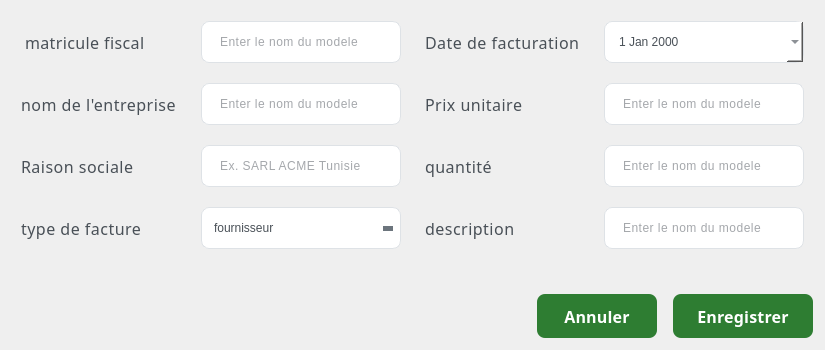
                   <widget class="QWidget" name="addventeContainer_5" native="true">
                    <property name="styleSheet">
                     <string notr="true">QWidget#addEmployeeContainer {
    background-color: #ffffff;
    border: 1px solid #e9ecef;
    border-radius: 8px;
    padding: 20px;
}

QWidget#addEmployeeContainer:hover {
    background-color: #f8f9fa;
}</string>
                    </property>
                    <layout class="QVBoxLayout" name="addEmployeeMainLayout_5">
                     <property name="spacing">
                      <number>24</number>
                     </property>
                     <property name="leftMargin">
                      <number>12</number>
                     </property>
                     <property name="topMargin">
                      <number>12</number>
                     </property>
                     <property name="rightMargin">
                      <number>12</number>
                     </property>
                     <property name="bottomMargin">
                      <number>12</number>
                     </property>
                     <item>
                      <widget class="QWidget" name="formWidget_5" native="true">
                       <layout class="QGridLayout" name="employeeFormLayout_5">
                        <property name="horizontalSpacing">
                         <number>24</number>
                        </property>
                        <property name="verticalSpacing">
                         <number>20</number>
                        </property>
                        <item row="3" column="1">
                         <widget class="QComboBox" name="departmentComboBox_5">
                          <property name="minimumSize">
                           <size>
                            <width>200</width>
                            <height>38</height>
                           </size>
                          </property>
                          <property name="maximumSize">
                           <size>
                            <width>16777215</width>
                            <height>42</height>
                           </size>
                          </property>
                          <property name="styleSheet">
                           <string notr="true">QComboBox {
    padding: 8px 12px;
    border: 1px solid #dee2e6;
    border-radius: 8px;
    background-color: white;
    color: #495057;
    font-weight: 300;
    min-height: 20px;
}

QComboBox:hover {
    border-color: #adb5bd;
}

QComboBox:focus {
    border-color: #007bff;
}

QComboBox::drop-down {
    border: none;
    width: 20px;
}

QComboBox::down-arrow {
    width: 0;
    height: 0;
    border-left: 5px solid transparent;
    border-right: 5px solid transparent;
    border-top: 5px solid #6c757d;
    margin-right: 5px;
}</string>
                          </property>
                          <item>
                           <property name="text">
                            <string>fournisseur</string>
                           </property>
                          </item>
                          <item>
                           <property name="text">
                            <string>client</string>
                           </property>
                          </item>
                         </widget>
                        </item>
                        <item row="1" column="2">
                         <widget class="QLabel" name="priceLabel_5">
                          <property name="minimumSize">
                           <size>
                            <width>100</width>
                            <height>20</height>
                           </size>
                          </property>
                          <property name="font">
                           <font>
                            <family>Poppins</family>
                            <pointsize>12</pointsize>
                            <bold>false</bold>
                           </font>
                          </property>
                          <property name="styleSheet">
                           <string notr="true">QLabel {
    color: #495057;
    font-weight: 400;
    letter-spacing: 0.5px;
}</string>
                          </property>
                          <property name="text">
                           <string>Prix unitaire</string>
                          </property>
                         </widget>
                        </item>
                        <item row="1" column="0">
                         <widget class="QLabel" name="emailLabel_5">
                          <property name="minimumSize">
                           <size>
                            <width>100</width>
                            <height>20</height>
                           </size>
                          </property>
                          <property name="font">
                           <font>
                            <family>Poppins</family>
                            <pointsize>12</pointsize>
                            <bold>false</bold>
                           </font>
                          </property>
                          <property name="styleSheet">
                           <string notr="true">QLabel {
    color: #495057;
    font-weight: 400;
    letter-spacing: 0.5px;
}</string>
                          </property>
                          <property name="text">
                           <string>nom de l'entreprise</string>
                          </property>
                         </widget>
                        </item>
                        <item row="0" column="3">
                         <widget class="QDateEdit" name="startDateEdit_5">
                          <property name="minimumSize">
                           <size>
                            <width>200</width>
                            <height>38</height>
                           </size>
                          </property>
                          <property name="maximumSize">
                           <size>
                            <width>16777215</width>
                            <height>42</height>
                           </size>
                          </property>
                          <property name="styleSheet">
                           <string notr="true">QDateEdit {
    padding: 8px 12px;
    border: 1px solid #dee2e6;
    border-radius: 8px;
    background-color: white;
    color: #495057;
    font-weight: 300;
    min-height: 20px;
}

QDateEdit:hover {
    border-color: #adb5bd;
}

QDateEdit:focus {
    border-color: #007bff;
}</string>
                          </property>
                          <property name="calendarPopup">
                           <bool>true</bool>
                          </property>
                         </widget>
                        </item>
                        <item row="3" column="0">
                         <widget class="QLabel" name="departmentLabel_5">
                          <property name="minimumSize">
                           <size>
                            <width>100</width>
                            <height>20</height>
                           </size>
                          </property>
                          <property name="font">
                           <font>
                            <family>Poppins</family>
                            <pointsize>12</pointsize>
                            <bold>false</bold>
                           </font>
                          </property>
                          <property name="styleSheet">
                           <string notr="true">QLabel {
    color: #495057;
    font-weight: 400;
    letter-spacing: 0.5px;
}</string>
                          </property>
                          <property name="text">
                           <string>type de facture</string>
                          </property>
                         </widget>
                        </item>
                        <item row="0" column="2">
                         <widget class="QLabel" name="startDateLabel_5">
                          <property name="minimumSize">
                           <size>
                            <width>100</width>
                            <height>20</height>
                           </size>
                          </property>
                          <property name="font">
                           <font>
                            <family>Poppins</family>
                            <pointsize>12</pointsize>
                            <bold>false</bold>
                           </font>
                          </property>
                          <property name="styleSheet">
                           <string notr="true">QLabel {
    color: #495057;
    font-weight: 400;
    letter-spacing: 0.5px;
}</string>
                          </property>
                          <property name="text">
                           <string>Date de facturation</string>
                          </property>
                         </widget>
                        </item>
                        <item row="0" column="0">
                         <widget class="QLabel" name="firstNameLabel_5">
                          <property name="minimumSize">
                           <size>
                            <width>100</width>
                            <height>20</height>
                           </size>
                          </property>
                          <property name="font">
                           <font>
                            <family>Poppins</family>
                            <pointsize>12</pointsize>
                            <fontweight>Light</fontweight>
                           </font>
                          </property>
                          <property name="styleSheet">
                           <string notr="true">QLabel {
    color: #495057;
    font-weight: 300;
    font-family: 'Poppins', 'Segoe UI', Arial, sans-serif;
    letter-spacing: 0.4px;
    padding: 4px 0px;
    margin-right: 8px;
}</string>
                          </property>
                          <property name="text">
                           <string>matricule fiscal</string>
                          </property>
                         </widget>
                        </item>
                        <item row="2" column="0">
                         <widget class="QLabel" name="roleLabel_5">
                          <property name="minimumSize">
                           <size>
                            <width>100</width>
                            <height>20</height>
                           </size>
                          </property>
                          <property name="font">
                           <font>
                            <family>Poppins</family>
                            <pointsize>12</pointsize>
                            <bold>false</bold>
                           </font>
                          </property>
                          <property name="styleSheet">
                           <string notr="true">QLabel {
    color: #495057;
    font-weight: 400;
    letter-spacing: 0.5px;
}</string>
                          </property>
                          <property name="text">
                           <string>Raison sociale</string>
                          </property>
                         </widget>
                        </item>
                        <item row="2" column="2">
                         <widget class="QLabel" name="departmentLabel_6">
                          <property name="minimumSize">
                           <size>
                            <width>100</width>
                            <height>20</height>
                           </size>
                          </property>
                          <property name="font">
                           <font>
                            <family>Poppins</family>
                            <pointsize>12</pointsize>
                            <bold>false</bold>
                           </font>
                          </property>
                          <property name="styleSheet">
                           <string notr="true">QLabel {
    color: #495057;
    font-weight: 400;
    letter-spacing: 0.5px;
}</string>
                          </property>
                          <property name="text">
                           <string>quantité</string>
                          </property>
                         </widget>
                        </item>
                        <item row="3" column="2">
                         <widget class="QLabel" name="departmentLabel_7">
                          <property name="minimumSize">
                           <size>
                            <width>100</width>
                            <height>20</height>
                           </size>
                          </property>
                          <property name="font">
                           <font>
                            <family>Poppins</family>
                            <pointsize>12</pointsize>
                            <bold>false</bold>
                           </font>
                          </property>
                          <property name="styleSheet">
                           <string notr="true">QLabel {
    color: #495057;
    font-weight: 400;
    letter-spacing: 0.5px;
}</string>
                          </property>
                          <property name="text">
                           <string>description</string>
                          </property>
                         </widget>
                        </item>
                        <item row="2" column="1">
                         <widget class="QLineEdit" name="emailEdit_7">
                          <property name="minimumSize">
                           <size>
                            <width>200</width>
                            <height>42</height>
                           </size>
                          </property>
                          <property name="maximumSize">
                           <size>
                            <width>16777215</width>
                            <height>42</height>
                           </size>
                          </property>
                          <property name="styleSheet">
                           <string notr="true">QLineEdit {
    padding: 12px 16px;
    border: 1px solid #dee2e6;
    border-radius: 8px;
    background-color: #ffffff;
    color: #495057;
    font-weight: 300;
    letter-spacing: 0.5px;
}

QLineEdit:focus {
    border-color: #007bff;
    outline: none;
}

QLineEdit:hover {
    border-color: #adb5bd;
}</string>
                          </property>
                          <property name="text">
                           <string/>
                          </property>
                          <property name="placeholderText">
                           <string>Ex. SARL ACME Tunisie</string>
                          </property>
                         </widget>
                        </item>
                        <item row="0" column="1">
                         <widget class="QLineEdit" name="emailEdit_13">
                          <property name="minimumSize">
                           <size>
                            <width>200</width>
                            <height>42</height>
                           </size>
                          </property>
                          <property name="maximumSize">
                           <size>
                            <width>16777215</width>
                            <height>42</height>
                           </size>
                          </property>
                          <property name="styleSheet">
                           <string notr="true">QLineEdit {
    padding: 12px 16px;
    border: 1px solid #dee2e6;
    border-radius: 8px;
    background-color: #ffffff;
    color: #495057;
    font-weight: 300;
    letter-spacing: 0.5px;
}

QLineEdit:focus {
    border-color: #007bff;
    outline: none;
}

QLineEdit:hover {
    border-color: #adb5bd;
}</string>
                          </property>
                          <property name="text">
                           <string/>
                          </property>
                          <property name="placeholderText">
                           <string>Enter le nom du modele</string>
                          </property>
                         </widget>
                        </item>
                        <item row="1" column="3">
                         <widget class="QLineEdit" name="emailEdit_10">
                          <property name="minimumSize">
                           <size>
                            <width>200</width>
                            <height>42</height>
                           </size>
                          </property>
                          <property name="maximumSize">
                           <size>
                            <width>16777215</width>
                            <height>42</height>
                           </size>
                          </property>
                          <property name="styleSheet">
                           <string notr="true">QLineEdit {
    padding: 12px 16px;
    border: 1px solid #dee2e6;
    border-radius: 8px;
    background-color: #ffffff;
    color: #495057;
    font-weight: 300;
    letter-spacing: 0.5px;
}

QLineEdit:focus {
    border-color: #007bff;
    outline: none;
}

QLineEdit:hover {
    border-color: #adb5bd;
}</string>
                          </property>
                          <property name="text">
                           <string/>
                          </property>
                          <property name="placeholderText">
                           <string>Enter le nom du modele</string>
                          </property>
                         </widget>
                        </item>
                        <item row="2" column="3">
                         <widget class="QLineEdit" name="emailEdit_9">
                          <property name="minimumSize">
                           <size>
                            <width>200</width>
                            <height>42</height>
                           </size>
                          </property>
                          <property name="maximumSize">
                           <size>
                            <width>16777215</width>
                            <height>42</height>
                           </size>
                          </property>
                          <property name="styleSheet">
                           <string notr="true">QLineEdit {
    padding: 12px 16px;
    border: 1px solid #dee2e6;
    border-radius: 8px;
    background-color: #ffffff;
    color: #495057;
    font-weight: 300;
    letter-spacing: 0.5px;
}

QLineEdit:focus {
    border-color: #007bff;
    outline: none;
}

QLineEdit:hover {
    border-color: #adb5bd;
}</string>
                          </property>
                          <property name="text">
                           <string/>
                          </property>
                          <property name="placeholderText">
                           <string>Enter le nom du modele</string>
                          </property>
                         </widget>
                        </item>
                        <item row="3" column="3">
                         <widget class="QLineEdit" name="emailEdit_14">
                          <property name="minimumSize">
                           <size>
                            <width>200</width>
                            <height>42</height>
                           </size>
                          </property>
                          <property name="maximumSize">
                           <size>
                            <width>16777215</width>
                            <height>42</height>
                           </size>
                          </property>
                          <property name="styleSheet">
                           <string notr="true">QLineEdit {
    padding: 12px 16px;
    border: 1px solid #dee2e6;
    border-radius: 8px;
    background-color: #ffffff;
    color: #495057;
    font-weight: 300;
    letter-spacing: 0.5px;
}

QLineEdit:focus {
    border-color: #007bff;
    outline: none;
}

QLineEdit:hover {
    border-color: #adb5bd;
}</string>
                          </property>
                          <property name="text">
                           <string/>
                          </property>
                          <property name="placeholderText">
                           <string>Enter le nom du modele</string>
                          </property>
                         </widget>
                        </item>
                        <item row="1" column="1">
                         <widget class="QLineEdit" name="emailEdit_15">
                          <property name="minimumSize">
                           <size>
                            <width>200</width>
                            <height>42</height>
                           </size>
                          </property>
                          <property name="maximumSize">
                           <size>
                            <width>16777215</width>
                            <height>42</height>
                           </size>
                          </property>
                          <property name="styleSheet">
                           <string notr="true">QLineEdit {
    padding: 12px 16px;
    border: 1px solid #dee2e6;
    border-radius: 8px;
    background-color: #ffffff;
    color: #495057;
    font-weight: 300;
    letter-spacing: 0.5px;
}

QLineEdit:focus {
    border-color: #007bff;
    outline: none;
}

QLineEdit:hover {
    border-color: #adb5bd;
}</string>
                          </property>
                          <property name="text">
                           <string/>
                          </property>
                          <property name="placeholderText">
                           <string>Enter le nom du modele</string>
                          </property>
                         </widget>
                        </item>
                       </layout>
                      </widget>
                     </item>
                     <item>
                      <widget class="QWidget" name="buttonContainer_5" native="true">
                       <layout class="QHBoxLayout" name="buttonLayout_5">
                        <property name="spacing">
                         <number>16</number>
                        </property>
                        <property name="leftMargin">
                         <number>0</number>
                        </property>
                        <property name="topMargin">
                         <number>12</number>
                        </property>
                        <property name="rightMargin">
                         <number>0</number>
                        </property>
                        <property name="bottomMargin">
                         <number>0</number>
                        </property>
                        <item>
                         <spacer name="buttonSpacer_5">
                          <property name="orientation">
                           <enum>Qt::Orientation::Horizontal</enum>
                          </property>
                          <property name="sizeHint" stdset="0">
                           <size>
                            <width>40</width>
                            <height>20</height>
                           </size>
                          </property>
                         </spacer>
                        </item>
                        <item>
                         <widget class="QPushButton" name="nnulerBtn_5">
                          <property name="minimumSize">
                           <size>
                            <width>120</width>
                            <height>44</height>
                           </size>
                          </property>
                          <property name="maximumSize">
                           <size>
                            <width>16777215</width>
                            <height>44</height>
                           </size>
                          </property>
                          <property name="font">
                           <font>
                            <family>Poppins</family>
                            <pointsize>12</pointsize>
                            <fontweight>Medium</fontweight>
                           </font>
                          </property>
                          <property name="styleSheet">
                           <string notr="true">QPushButton {
    background-color: #2E7D32;   /* Primary green */
    color: white;
    border: none;
    border-radius: 8px;
    padding: 0px;
    font-weight: 500;
    font-family: 'Poppins', 'Segoe UI', Arial, sans-serif;
    letter-spacing: 0.2px;
}

QPushButton:hover {
    background-color: #27692B;   /* Hover green */
}

QPushButton:pressed {
    background-color: #1B5E20;   /* Pressed green */
}
</string>
                          </property>
                          <property name="text">
                           <string>Annuler</string>
                          </property>
                         </widget>
                        </item>
                        <item>
                         <widget class="QPushButton" name="saveclientBtn_5">
                          <property name="minimumSize">
                           <size>
                            <width>140</width>
                            <height>44</height>
                           </size>
                          </property>
                          <property name="maximumSize">
                           <size>
                            <width>16777215</width>
                            <height>44</height>
                           </size>
                          </property>
                          <property name="font">
                           <font>
                            <family>Poppins</family>
                            <pointsize>12</pointsize>
                            <fontweight>Medium</fontweight>
                           </font>
                          </property>
                          <property name="styleSheet">
                           <string notr="true">QPushButton {
    background-color: #2E7D32;   /* Primary green */
    color: white;
    border: none;
    border-radius: 8px;
    padding: 0px;
    font-weight: 500;
    font-family: 'Poppins', 'Segoe UI', Arial, sans-serif;
    letter-spacing: 0.2px;
}

QPushButton:hover {
    background-color: #27692B;   /* Hover green */
}

QPushButton:pressed {
    background-color: #1B5E20;   /* Pressed green */
}
</string>
                          </property>
                          <property name="text">
                           <string>Enregistrer</string>
                          </property>
                         </widget>
                        </item>
                       </layout>
                      </widget>
                     </item>
                    </layout>
                   </widget>
